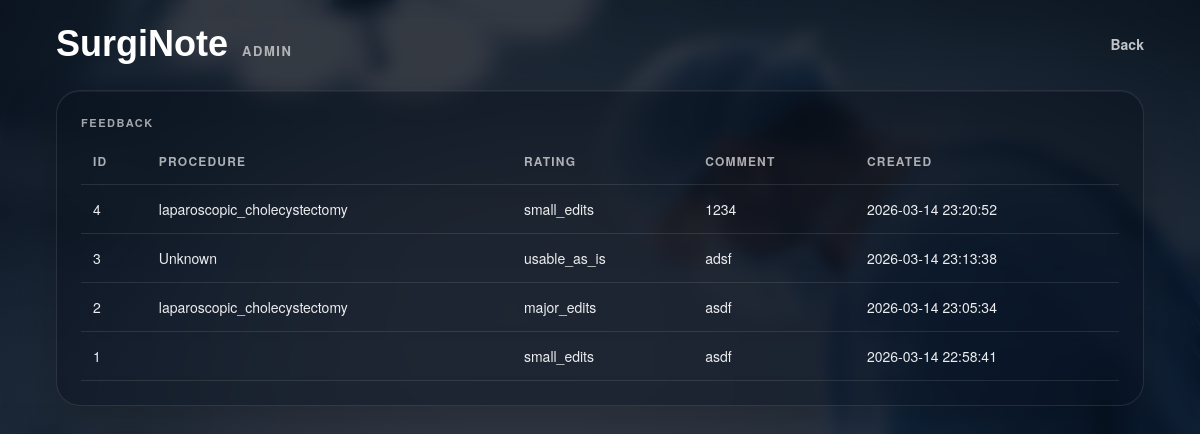
/admin/feedback (signed in), run on the app's committed database.
### tables this page shows
CREATE TABLE feedback (
        id INTEGER PRIMARY KEY AUTOINCREMENT,
        shorthand TEXT,
        procedure TEXT,
        rating TEXT,
        comment TEXT,
        generated_note TEXT,
        created_at TIMESTAMP DEFAULT CURRENT_TIMESTAMP
    );

### app.py (the view)
@app.route("/admin/feedback")
@require_admin_auth
def admin_feedback():
    conn = get_conn()
    cur = conn.cursor()
    cur.execute("""
        SELECT id, shorthand, procedure, rating, comment, generated_note, created_at
        FROM feedback
        ORDER BY created_at DESC
    """)
    rows = cur.fetchall()
    conn.close()
    return render_template("feedback_admin.html", feedback_rows=rows)

### app.py (called while the page is built)
def require_admin_auth(f):
    @wraps(f)
    def decorated(*args, **kwargs):
        if session.get("admin_authed"):
            return f(*args, **kwargs)
        return redirect(url_for("admin_login"))
    return decorated

### db.py (called while the page is built)
def get_conn():
    conn = sqlite3.connect(DB_PATH)
    conn.row_factory = sqlite3.Row
    return conn

### templates/feedback_admin.html (shortened to what this page needs)
<!DOCTYPE html>
<html>
<head>
  <link rel="stylesheet" href="/static/style.css" />
</head>
<body class="app-page">
  <div class="app-overlay">
    <main class="app-shell">
      <header class="app-header">
        <div class="app-brand">
          <div class="app-logo">SurgiNote</div>
          <div class="app-product-tag">Admin</div>
        </div>
        <a href="/admin" class="app-logout">Back</a>
      </header>
      <section class="app-card">
        <div class="card-label">Feedback</div>
        {% if feedback_rows and feedback_rows|length > 0 %}
          <div class="admin-table-wrap">
            <table class="admin-table">
              <thead>
                <tr>
                  <th>ID</th>
                  <th>Procedure</th>
                  <th>Rating</th>
                  <th>Comment</th>
                  <th>Created</th>
                </tr>
              </thead>
              <tbody>
                {% for row in feedback_rows %}
                  <tr>
                    <td>{{ row["id"] }}</td>
                    <td>{{ row["procedure"] }}</td>
                    <td>{{ row["rating"] }}</td>
                    <td>{{ row["comment"] }}</td>
                    <td>{{ row["created_at"] }}</td>
                  </tr>
                {% endfor %}
              </tbody>
            </table>
          </div>
        {% else %}
          <div class="structured-empty">No feedback yet.</div>
        {% endif %}
      </section>
    </main>
  </div>
</body>
</html>

### static/style.css (style rules this page uses)
body { font-family: Arial, sans-serif; margin: 0; background: #f5f5f5; }
.app-page { margin: 0; min-height: 100vh; background-image: url("/static/images/or-bg.png"); background-size: cover; background-position: center; background-repeat: no-repeat; background-attachment: fixed; font-family: "Helvetica Neue", Helvetica, Arial, sans-serif; }
.app-overlay { min-height: 100vh; background: linear-gradient( 180deg, rgba(7, 14, 24, 0.82) 0%, rgba(9, 16, 28, 0.78) 45%, rgba(8, 14, 24, 0.84) 100% ); backdrop-filter: blur(8px); -webkit-backdrop-filter: blur(8px); }
.app-shell { max-width: 1320px; margin: 0 auto; padding: 26px 56px 48px; color: white; }
.app-header { display: flex; align-items: center; justify-content: space-between; margin-bottom: 28px; }
.app-brand { display: flex; align-items: baseline; gap: 14px; }
.app-logo { font-family: "Arial Rounded MT Bold", "Arial Rounded MT", Arial, sans-serif; font-size: 36px; font-weight: 700; color: #ffffff; line-height: 1; }
.app-product-tag { font-size: 13px; font-weight: 700; letter-spacing: 0.12em; text-transform: uppercase; color: rgba(255, 255, 255, 0.62); }
.app-logout, .app-logout:visited, .app-logout:hover, .app-logout:active, .app-logout:focus { color: rgba(255,255,255,0.74); text-decoration: none; font-size: 14px; font-weight: 600; transition: color 0.18s ease; }
.app-card { border-radius: 24px; border: 1px solid rgba(255,255,255,0.10); background: rgba(8, 16, 28, 0.50); box-shadow: inset 0 1px 0 rgba(255,255,255,0.05), 0 22px 54px rgba(0,0,0,0.26); padding: 24px; color: white; }
.card-label { margin-bottom: 8px; font-size: 11px; font-weight: 700; text-transform: uppercase; letter-spacing: 0.14em; color: rgba(255,255,255,0.62); }
.admin-table-wrap { overflow-x: auto; margin-top: 8px; }
.admin-table { width: 100%; border-collapse: collapse; color: white; font-size: 14px; }
.admin-table th, .admin-table td { text-align: left; padding: 14px 12px; border-bottom: 1px solid rgba(255,255,255,0.10); vertical-align: top; }
.admin-table th { font-size: 12px; text-transform: uppercase; letter-spacing: 0.10em; color: rgba(255,255,255,0.65); font-weight: 700; }
.admin-table td { color: rgba(255,255,255,0.92); }

### data on the page
feedback: id "4", procedure "laparoscopic_cholecystectomy", rating "small_edits", comment "1234", created_at "2026-03-14 23:20:52"
feedback: id "3", procedure "Unknown", rating "usable_as_is", comment "adsf", created_at "2026-03-14 23:13:38"
feedback: id "2", procedure "laparoscopic_cholecystectomy", rating "major_edits", comment "asdf", created_at "2026-03-14 23:05:34"
feedback: id "1", rating "small_edits", comment "asdf", created_at "2026-03-14 22:58:41"
